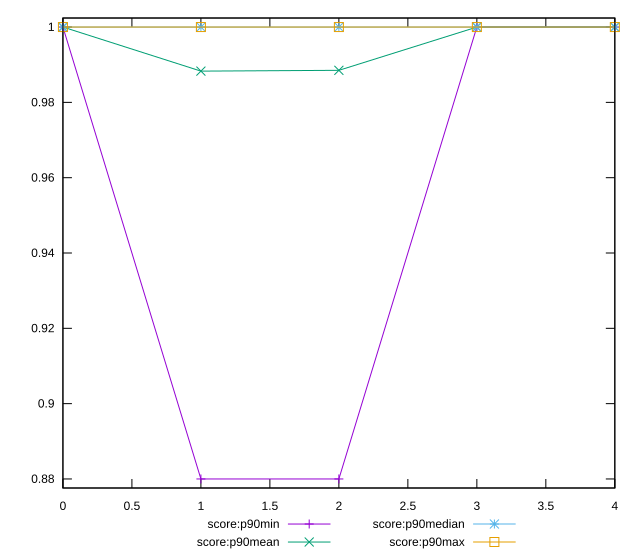

Reproduce this figure in gnuplot.
reset

$scoreP90Min <<EOF
0 1
1 0.88
2 0.88
3 1
4 1
EOF

$scoreP90Mean <<EOF
0 1
1 0.9882978723404255
2 0.9885106382978726
3 1
4 1
EOF

$scoreP90Median <<EOF
0 1
1 1
2 1
3 1
4 1
EOF

$scoreP90Max <<EOF
0 1
1 1
2 1
3 1
4 1
EOF

set key outside below
set xrange [0:4]
set yrange [0.8776:1.0024]
set trange [0.8776:1.0024]
set terminal svg size 640, 560 enhanced background rgb 'white'
set output "report_0_00242021-02-20T12:25:28.543Z/unminified-javascript/progression/score.svg"

plot $scoreP90Min title "score:p90min" with linespoints, \
     $scoreP90Mean title "score:p90mean" with linespoints, \
     $scoreP90Median title "score:p90median" with linespoints, \
     $scoreP90Max title "score:p90max" with linespoints

reset
